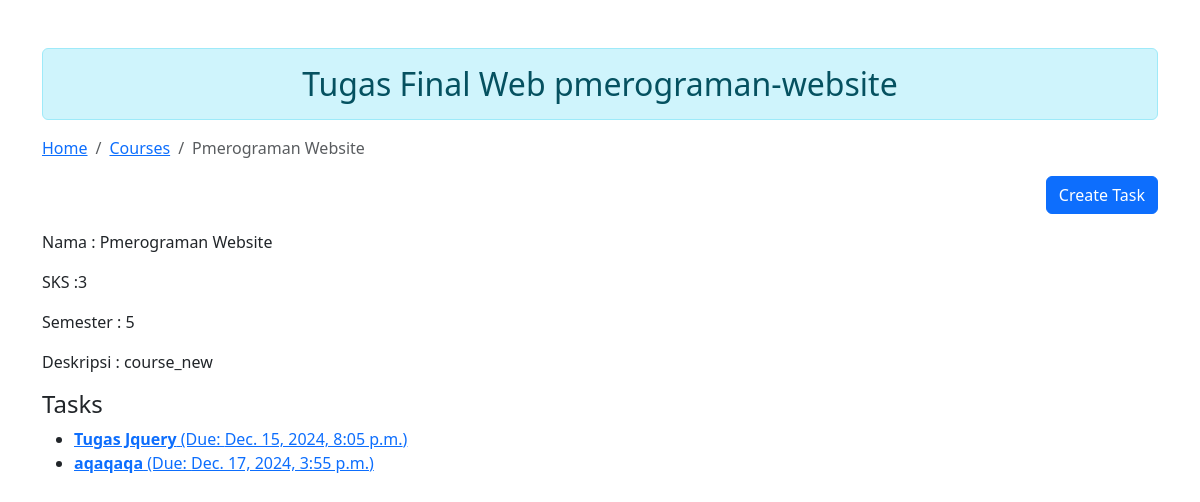
Page /courses/pmerograman-website on the earlier database version.
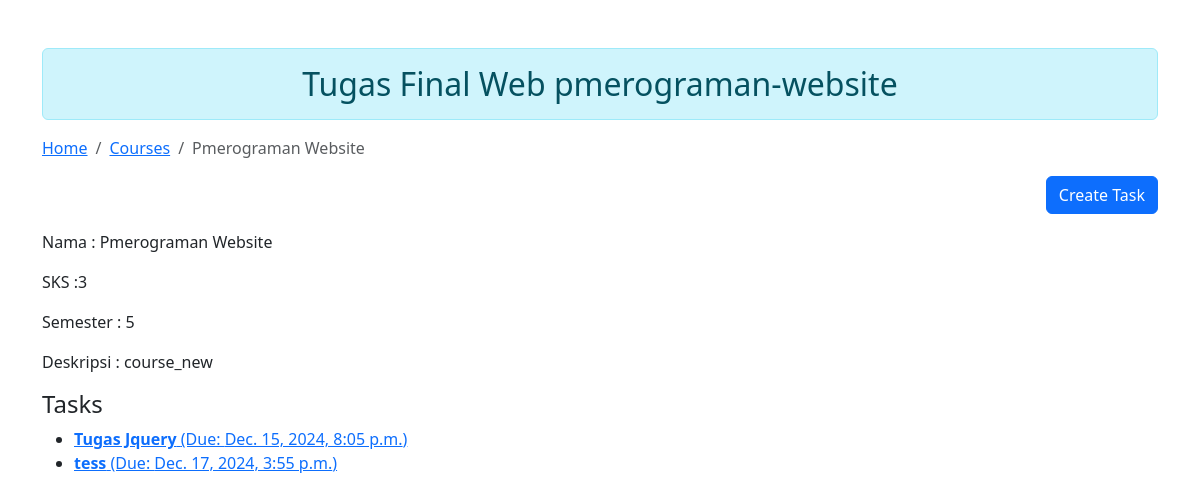
Same page on the later database version.
### tasks/models.py (models this page shows, shortened)
class Task(models.Model):
    STATUS_CHOICES = [
        ('pending', 'Pending'),
        ('in_progress', 'In Progress'),
        ('completed', 'Completed'),
    ]
    title = models.CharField(max_length=200)
    description = models.TextField(blank=True, null=True)
    link = models.URLField(blank=True, null=True)
    due_date = models.DateTimeField()
    status = models.CharField(
        max_length=20,
        choices=STATUS_CHOICES,
        default='pending'
    )
    course = models.ForeignKey(
        courses.Course,
        on_delete=models.CASCADE,
        null=True,
        blank=True,
        related_name="tasks"
    )

### courses/views.py (the view)
# urls.py: path("<slug:slug>", views.CourseDetailView.as_view(), name="course_detail"),
class CourseDetailView(DetailView):
    model = models.Course
    template_name = 'courses/detail.html'
    slug_field = 'slug'
    slug_url_kwarg = 'slug'
    def get_context_data(self, **kwargs):
        context = super().get_context_data(**kwargs)
        course = self.get_object()
        context['Course'] = course
        context['Slug'] = course.slug
        context['Tasks'] = course.tasks.all()
        return context

### courses/templates/courses/detail.html (shortened to what this page needs)
{% load static %}
<!DOCTYPE html>
<html lang="en">
  <head>
    <link
      href="https://cdn.jsdelivr.net/npm/bootstrap@5.3.3/dist/css/bootstrap.min.css"
      rel="stylesheet"
    />
  </head>
  <body>
    <div class="container mt-5">
      <h2 class="text-center alert alert-info">Tugas Final Web {{Slug}}</h2>
      <nav aria-label="breadcrumb">
        <ol class="breadcrumb">
          <li class="breadcrumb-item"><a href="/">Home</a></li>
          <li class="breadcrumb-item"><a href="/courses">Courses</a></li>
          <li class="breadcrumb-item active" aria-current="page">{{Course.name}}</li>
        </ol>
      </nav>
      <div class="d-flex justify-content-end">
          <a href="{% url 'tasks:task_new_for_course' Course.id %}" class="btn btn-primary mb-3">
            Create Task
          </a>
      </div>
      <main>
        <p>Nama : {{Course.name}}</p>
        <p>SKS :{{Course.sks}}</p>
        <p>Semester : {{Course.semester}}</p>
        <p>Deskripsi : {{Course.description}}</p>
        <h4>Tasks</h4>
        {% if Tasks %}
        <ul>
            {% for task in Tasks %}
                <li>
                  <a href="{% url 'tasks:tasks_detail' tasks_id=task.id %}">
                    <strong>{{ task.title }}</strong>  (Due: {{ task.due_date }})
                  </a>
                </li>
            {% endfor %}
        </ul>
      {% else %}
        <p>No tasks assigned to this course.</p>
      {% endif %}
      </main>
  </body>
</html>

Differences in the rows shown:
changed Task: title "aqaqaqa" → "tess"
